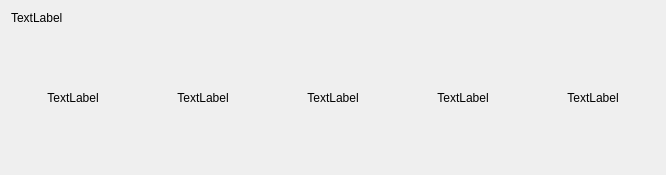
<?xml version="1.0" encoding="UTF-8"?>
<ui version="4.0">
 <class>Frame</class>
 <widget class="QFrame" name="Frame">
  <property name="windowModality">
   <enum>Qt::NonModal</enum>
  </property>
  <property name="geometry">
   <rect>
    <x>0</x>
    <y>0</y>
    <width>666</width>
    <height>175</height>
   </rect>
  </property>
  <property name="sizePolicy">
   <sizepolicy hsizetype="Expanding" vsizetype="Expanding">
    <horstretch>4</horstretch>
    <verstretch>0</verstretch>
   </sizepolicy>
  </property>
  <property name="windowTitle">
   <string>Frame</string>
  </property>
  <layout class="QHBoxLayout" name="horizontalLayout_2">
   <item>
    <layout class="QVBoxLayout" name="verticalLayout">
     <item>
      <widget class="QLabel" name="message">
       <property name="sizePolicy">
        <sizepolicy hsizetype="Preferred" vsizetype="Fixed">
         <horstretch>0</horstretch>
         <verstretch>0</verstretch>
        </sizepolicy>
       </property>
       <property name="text">
        <string>TextLabel</string>
       </property>
      </widget>
     </item>
     <item>
      <layout class="QHBoxLayout" name="horizontalLayout_3">
       <item>
        <widget class="HoverButton" name="cat1">
         <property name="text">
          <string>TextLabel</string>
         </property>
         <property name="scaledContents">
          <bool>true</bool>
         </property>
         <property name="alignment">
          <set>Qt::AlignCenter</set>
         </property>
         <property name="wordWrap">
          <bool>true</bool>
         </property>
        </widget>
       </item>
       <item>
        <widget class="HoverButton" name="cat2">
         <property name="text">
          <string>TextLabel</string>
         </property>
         <property name="scaledContents">
          <bool>true</bool>
         </property>
         <property name="alignment">
          <set>Qt::AlignCenter</set>
         </property>
         <property name="wordWrap">
          <bool>true</bool>
         </property>
        </widget>
       </item>
       <item>
        <widget class="HoverButton" name="cat3">
         <property name="text">
          <string>TextLabel</string>
         </property>
         <property name="scaledContents">
          <bool>true</bool>
         </property>
         <property name="alignment">
          <set>Qt::AlignCenter</set>
         </property>
         <property name="wordWrap">
          <bool>true</bool>
         </property>
        </widget>
       </item>
       <item>
        <widget class="HoverButton" name="cat4">
         <property name="text">
          <string>TextLabel</string>
         </property>
         <property name="scaledContents">
          <bool>true</bool>
         </property>
         <property name="alignment">
          <set>Qt::AlignCenter</set>
         </property>
         <property name="wordWrap">
          <bool>true</bool>
         </property>
        </widget>
       </item>
       <item>
        <widget class="HoverButton" name="cat5">
         <property name="text">
          <string>TextLabel</string>
         </property>
         <property name="scaledContents">
          <bool>true</bool>
         </property>
         <property name="alignment">
          <set>Qt::AlignCenter</set>
         </property>
         <property name="wordWrap">
          <bool>true</bool>
         </property>
        </widget>
       </item>
      </layout>
     </item>
    </layout>
   </item>
  </layout>
 </widget>
 <customwidgets>
  <customwidget>
   <class>HoverButton</class>
   <extends>QLabel</extends>
   <header location="global">HoverButton</header>
  </customwidget>
 </customwidgets>
 <resources/>
 <connections/>
</ui>
